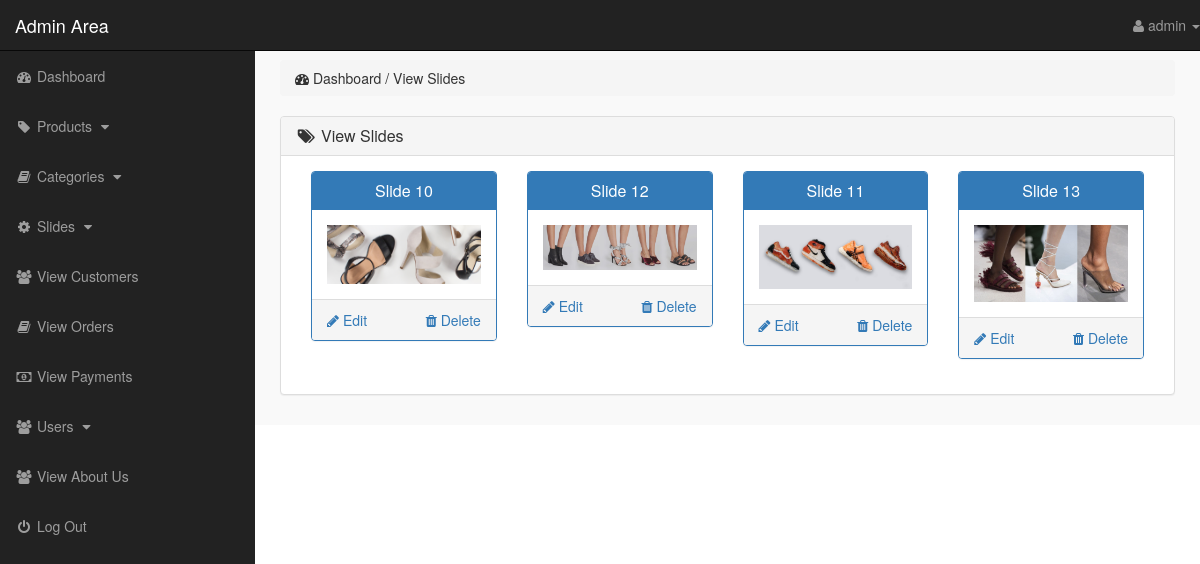
/admin_area/index.php?view_slides (signed in), run on the app's committed database.
### tables this page shows
CREATE TABLE `slides` (
  `slide_id` int(10) NOT NULL,
  `slide_name` varchar(255) NOT NULL,
  `slide_img` text NOT NULL
);

### admin_area/view_slides.php (the view)
<?php
    if(!isset($_SESSION['admin_email'])){
        echo "<script>window.open('login.php','_self')</script>";
    }else{
?>
<div class="row">
    <div class="col-lg-12">
        <ol class="breadcrumb">
            <li>
                <i class="fa fa-dashboard"></i> Dashboard / View Slides
            </li>
        </ol>
    </div>
</div>
<div class="row">
    <div class="col-lg-12">
        <div class="panel panel-default">
            <div class="panel-heading">
                <h3 class="panel-title">
                    <i class="fa fa-tags fa-fw"></i> View Slides
                </h3>
            </div>
            <div class="panel-body">
                <?php
                    $get_slides = "SELECT * FROM slides";
                    $run_slides = mysqli_query($con,$get_slides);
                    while($row_slides=mysqli_fetch_array($run_slides)){
                        $slide_id = $row_slides['slide_id'];
                        $slide_name = $row_slides['slide_name'];
                        $slide_img = $row_slides['slide_img'];
                ?>
                <div class="col-lg-3 col-md-3">
                    <div class="panel panel-primary">
                        <div class="panel-heading">
                            <h3 class="panel-title" align="center">
                                <?php echo $slide_name; ?>
                            </h3>
                        </div>
                        <div class="panel-body">
                            <img src="slides_images/<?php echo $slide_img; ?>" alt="<?php echo $slide_name; ?>" class="img-responsive">
                        </div>
                        <div class="panel-footer">
                            <center>
                                <a href="index.php?delete_slide=<?php echo $slide_id; ?>" class="pull-right">
                                 <i class="fa fa-trash"></i> Delete
                                </a>
                                <a href="index.php?edit_slide=<?php echo $slide_id; ?>" class="pull-left">
                                 <i class="fa fa-pencil"></i> Edit
                                </a>
                                <div class="clearfix"></div>
                            </center>
                        </div>
                    </div>
                </div>
                <?php } ?>
            </div>
        </div>
    </div>
</div>
<?php } ?>

### admin_area/includes/sidebar.php (shortened to what this page needs)
<?php
    if(!isset($_SESSION['admin_email'])){
        echo "<script>window.open('login.php','_self')</script>";
    }else{
?>
<nav class="navbar navbar-inverse navbar-fixed-top">
    <div class="navbar-header">
        <a href="index.php?dashboard" class="navbar-brand">Admin Area</a>
    </div>
    <ul class="nav navbar-right top-nav">
        <li class="dropdown">
            <a href="#" class="dropdown-toggle" data-toggle="dropdown">
                <i class="fa fa-user"></i> <?php echo $admin_name; ?> <b class="caret"></b>
            </a>
        </li>
    </ul>
    <div class="collapse navbar-collapse navbar-ex1-collapse">
        <ul class="nav navbar-nav side-nav">
            <li>
                <a href="index.php?dashboard">
                    <i class="fa fa-fw fa-dashboard"></i> Dashboard
                </a>
            </li>
            <li>
                <a href="#" data-toggle="collapse" data-target="#products">
                    <i class="fa fa-fw fa-tag"></i> Products
                    <i class="fa fa-fw fa-caret-down"></i>
                </a>
            </li>
            <li>
              <a href="#" data-toggle="collapse" data-target="#category">
                  <i class="fa fa-fw fa-book"></i> Categories
                  <i class="fa fa-fw fa-caret-down"></i>
              </a>
            </li>
            <li>
              <a href="#" data-toggle="collapse" data-target="#slides">
                  <i class="fa fa-fw fa-gear"></i> Slides
                  <i class="fa fa-fw fa-caret-down"></i>
              </a>
            </li>
            <li>
                <a href="index.php?view_customers">
                    <i class="fa fa-fw fa-users"></i> View Customers
                </a>
            </li>
            <li>
                <a href="index.php?view_orders">
                    <i class="fa fa-fw fa-book"></i> View Orders
                </a>
            </li>
            <li>
                <a href="index.php?view_payments">
                    <i class="fa fa-fw fa-money"></i> View Payments
                </a>
            </li>
            <li>
              <a href="#" data-toggle="collapse" data-target="#users">
                  <i class="fa fa-fw fa-users"></i> Users
                  <i class="fa fa-fw fa-caret-down"></i>
              </a>
            </li>
            <li>
                <a href="index.php?view_about">
                    <i class="fa fa-fw fa-users"></i> View About Us
                </a>
            </li>
            <li>
                <a href="logout.php">
                    <i class="fa fa-fw fa-power-off"></i> Log Out
                </a>
            </li>
        </ul>
    </div>
</nav>
<?php } ?>

### admin_area/css/style.css (style rules this page uses)
body { margin-top: 100px; }
@media (min-width: 768px) { body { margin-top: 50px; } }
.top-nav { 0 15px; }
.top-nav>li { float: left; display: inline-block; }
.top-nav>li>a { color: #999999; line-height: 20px; padding-top: 15px; padding-bottom: 15px; }
@media (min-width: 768px) { .side-nav { position: fixed; top: 51px; bottom: 0; width: 255px; overflow-y: auto; overflow-x: hidden; background-color: #222222; padding-bottom: 40px; border-radius: 0; } }
@media (min-width: 768px) { .side-nav>li>a { width: 255px; } }
.panel-body { border-radius: 5px; }

### data on the page
slides: slide_name "Slide 10", slide_img (picture)
slides: slide_name "Slide 12", slide_img (picture)
slides: slide_name "Slide 11", slide_img (picture)
slides: slide_name "Slide 13", slide_img (picture)

### other printed values
$admin_name "admin"
